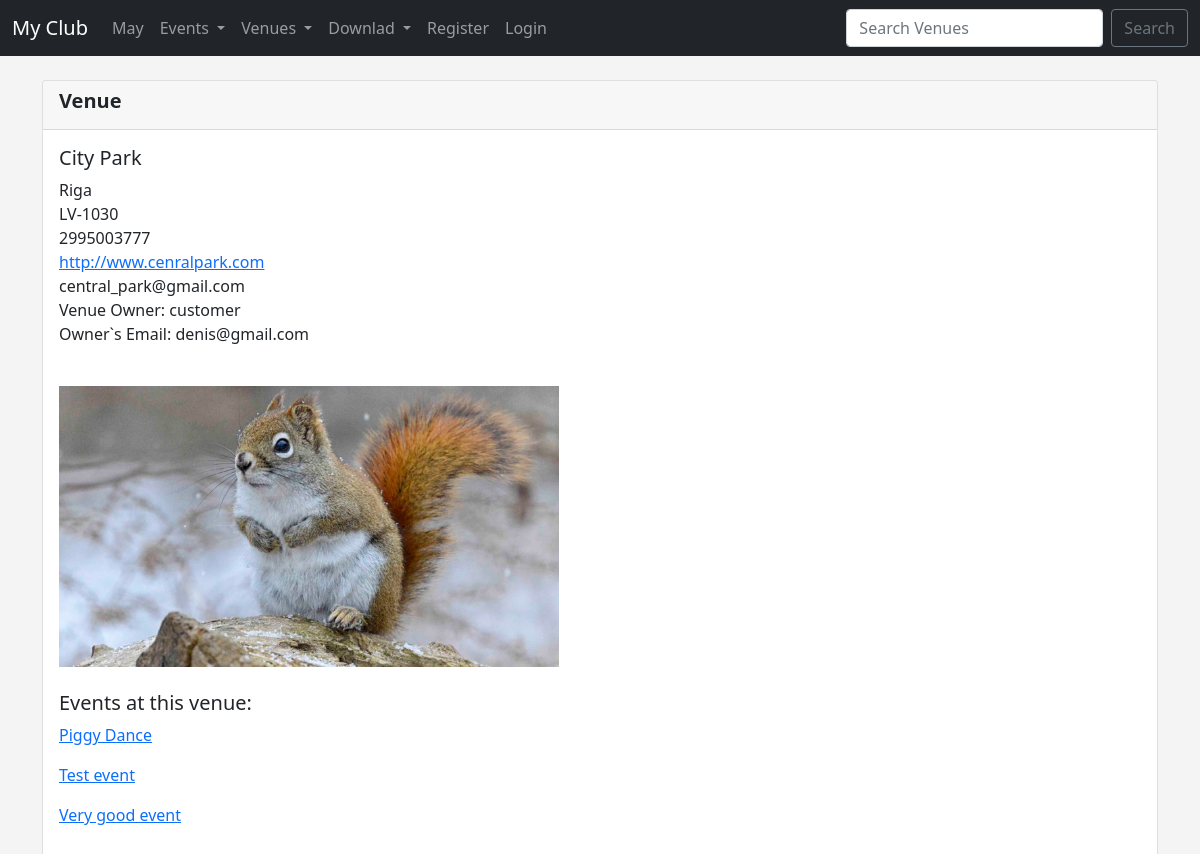
Screenshot of /show_venue/1/ with the database file from the repository.
### events/models.py (models this page shows, shortened)
class Venue(models.Model):
	name = models.CharField('Name', max_length = 120)
	address = models.CharField(max_length = 300)
	zip_code = models.CharField('Zip Code', max_length = 15)
	phone = models.CharField('Contact Phone', max_length = 25, blank=True )
	web = models.URLField('Web Address', blank=True)
	email_address = models.EmailField('Email Address', blank=True)
	owner = models.IntegerField("Venue Owner", blank=False, default = 1)
	venue_image = models.ImageField(null=True, blank=True, upload_to = 'images/')
	def __str__(self):
		return self.name

class Event(models.Model):
	name = models.CharField('Event Name', max_length = 120)
	event_date = models.DateTimeField('Event Date')
	venue = models.ForeignKey(Venue, blank = True, null = True, on_delete = models.CASCADE)
	manager = models.ForeignKey(User, blank = True, null = True, on_delete = models.SET_NULL)
	description = models.TextField(blank = True)
	attendees = models.ManyToManyField(MyClubUser, blank = True)
	approved = models.BooleanField("Approved", default=False)
	def __str__(self):
		return self.name

### events/views.py (the view)
# urls.py: path('show_venue/<venue_id>/', views.show_venue, name = 'show-venue'),
def show_venue(request, venue_id ):
	venue = Venue.objects.get(pk = venue_id)
	venue_list = Venue.objects.all()
	venue_owner = User.objects.get(pk = venue.owner)
	events = venue.event_set.all()
	return render(request, 'events/show_venue.html', {'venue' : venue,
		'venue_owner' : venue_owner, 'events': events })

### events/templates/events/show_venue.html
{% extends 'events/base.html' %}
{% block content %}
<div class="card">
  <div class="card-header">
    <h5><strong>Venue</strong></h5>
  </div>
  <div class="card-body">
    <h5 class="card-title">{{ venue }}</h5>
    <p class="card-text">
    {{ venue.address }}<br/>
	{{ venue.zip_code }}<br/>
	{{ venue.phone }}<br/>
	<a href="{{ venue.web }}">{{ venue.web }}</a><br/>
	{{ venue.email_address }}<br/>
	Venue Owner: {{ venue_owner }}<br/>
	Owner`s Email: {{ venue_owner.email }}<br/>
	</p>
	<br>
{% if venue.venue_image %}
<img src="{{ venue.venue_image.url }}" width="500">
{% endif %}
<br><br>
<h5>Events at this venue:</h5>
{% if events %}
{% for event in events %}
<p><a href="{% url 'show-event' event.id %}">{{ event }}</a></p>
{% endfor %}
{% else %}
<p>There are no eventss for this venue yet</p>
{% endif %}
</div>
</div>
{% endblock %}

### events/templates/events/base.html (style rules this page uses)
body { background: #f4f4f4; }

### rows the page displays
Venue: name "City Park", address "Riga", zip_code "LV-1030", phone "2995003777", web "http://www.cenralpark.com", email_address "central_park@gmail.com", venue_image (picture)
Event: name "Piggy Dance"
Event: name "Test event"
Event: name "Very good event"

### other values shown
{{ venue_owner }} "customer"
{{ venue_owner.email }} "denis@gmail.com"
